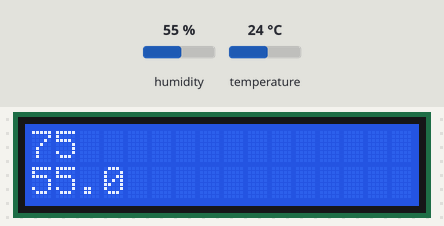
The sketch below on a simulated Arduino Uno, built with avr-gcc and run on an emulated ATmega328P. Parts: 16×2 character LCD. Inputs (shaded band) come from the test bench; at power-on: humidity 55 %, temperature 24 °C.

Above: at 3.6 s.
3.7 s: humidity set to 22 %
At 7.1 s:
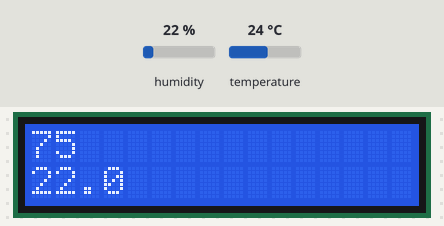
8.2 s: temperature set to 12 °C
At 9.4 s:
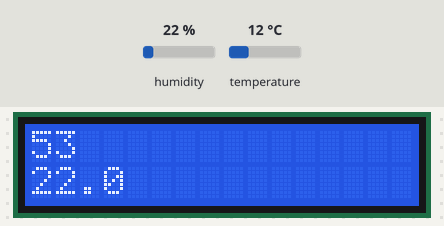
12.7 s: humidity set to 40 %
At 16.4 s:
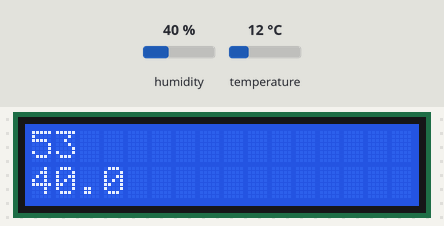
17.2 s: temperature set to 19 °C
At 18.8 s:
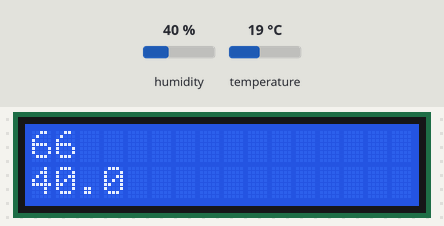
Timing chart, 0 to 20.3 s (numbered marks = the images above; inputs shaded):
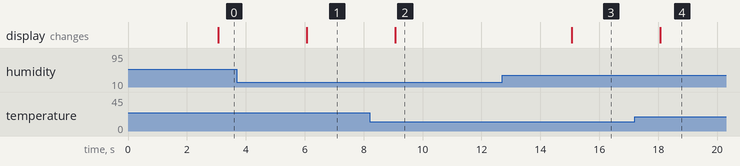

Measured:
- after the input at 3.7 s, the display: changes after 2.4 s (image 1)
- after the input at 8.2 s, the display: changes after 0.87 s (image 2)
- after the input at 12.7 s, the display: changes after 2.4 s (image 3)
- after the input at 17.2 s, the display: changes after 0.87 s (image 4)

The sketch:

ArduinoNanoWeather.ino
```cpp
//www.elegoo.com
//2018.10.25


#include <dht_nonblocking.h>
#define DHT_SENSOR_TYPE DHT_TYPE_11
#include <LiquidCrystal.h>

LiquidCrystal lcd(7, 6, 5, 4, 3, 2);

static const int DHT_SENSOR_PIN = 8;
DHT_nonblocking dht_sensor( DHT_SENSOR_PIN, DHT_SENSOR_TYPE );


/*
 * Initialize the serial port.
 */
void setup( )
{
  lcd.begin(16, 2);
}


/*
 * Poll for a measurement, keeping the state machine alive.  Returns
 * true if a measurement is available.
 */
static bool measure_environment( float *temperature, float *humidity )
{
  static unsigned long measurement_timestamp = millis( );

  /* Measure once every four seconds. */
  if( millis( ) - measurement_timestamp > 3000ul )
  {
    if( dht_sensor.measure( temperature, humidity ) == true )
    {
      measurement_timestamp = millis( );
      return( true );
    }
  }

  return( false );
}


/*
 * Main program loop.
 */
void loop( )
{
  float temperature;
  float humidity;

  /* Measure temperature and humidity.  If the functions returns
     true, then a measurement is available. */
  if( measure_environment( &temperature, &humidity ) == true )
  {
//    Serial.print( "T = " );
//    Serial.print( temperature, 1 );
//    Serial.print( " deg. C, H = " );
//    Serial.print( humidity, 1 );
//    Serial.println( "%" );
      int fahrenheit = (temperature * 1.8) + 32;

      lcd.setCursor(0, 0);
      lcd.print(fahrenheit, 1);
      lcd.setCursor(0, 1);
      lcd.print(humidity, 1);
  }
}
```
